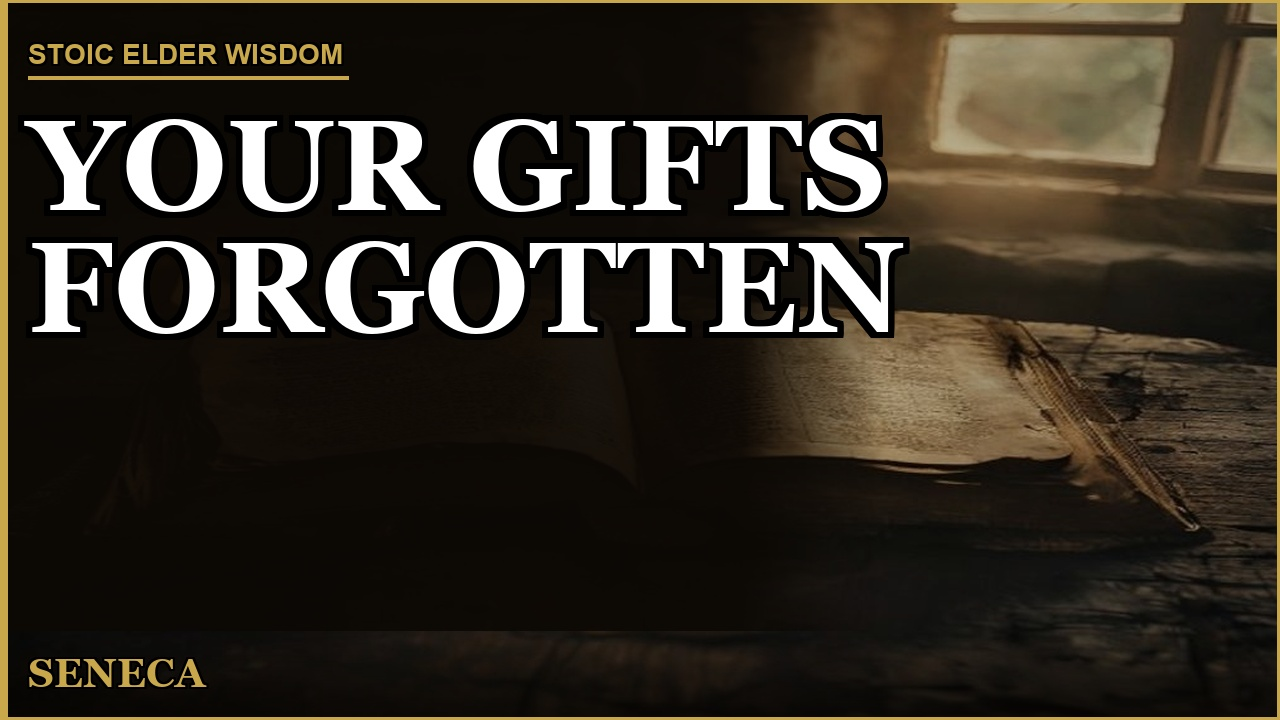
#> input picture output/thumbnails/01_main.jpg, 1280 x 720 px, given as the content of the folder generated_images, which was not available
$ python generate_thumbnail.py
#> lines starting #> are read from the running program, lines starting #| are printed output that depends on the picture; pictures that were not available may be replaced by others from this repository, and a replacement may not be noted
#> (reads output/thumbnail_configs.json from the repository)
"""
generate_thumbnail.py — StoicElderWisdom
Generates 3 thumbnail variants. Aesthetic: warm dark book cover.
- Deep charcoal / navy / forest green background
- Gold serif text (#C9A84C)
- Dignified, unhurried — like the cover of a book you'd trust
- 1280x720 (YouTube standard)
"""
import json
from pathlib import Path
from PIL import Image, ImageDraw, ImageFont, ImageFilter, ImageEnhance

OUTPUT_DIR   = Path("output/thumbnails")
IMAGES_DIR   = Path("generated_images")
OUTPUT_DIR.mkdir(parents=True, exist_ok=True)

W, H   = 1280, 720
GOLD   = (201, 168, 76)
CREAM  = (220, 210, 190)
WHITE  = (255, 255, 255)

# Fallback thumbnail configs if output/thumbnail_configs.json not present
THUMBNAILS = [
    {
        "id":         "01_main",
        "bg_image":   "01_older_man_window_golden.jpg",
        "top_text":   "STOICELDERW ISDOM",
        "main_text":  "AT PEACE\nNOW",
        "sub_text":   "MARCUS AURELIUS",
        "top_color":  GOLD,
        "main_color": GOLD,
        "sub_color":  CREAM,
    },
    {
        "id":         "02_alt",
        "bg_image":   "07_ancient_stone_ruins_sunrise.jpg",
        "top_text":   "STOICELDERW ISDOM",
        "main_text":  "LET IT\nGO",
        "sub_text":   "SENECA",
        "top_color":  GOLD,
        "main_color": GOLD,
        "sub_color":  CREAM,
    },
    {
        "id":         "03_alt",
        "bg_image":   "12_older_man_alone_bench_park.jpg",
        "top_text":   "STOICELDERW ISDOM",
        "main_text":  "STILL\nENOUGH",
        "sub_text":   "EPICTETUS",
        "top_color":  GOLD,
        "main_color": GOLD,
        "sub_color":  CREAM,
    },
]


def load_serif_font(size: int) -> ImageFont.FreeTypeFont:
    """Load a serif font — Georgia Bold preferred, Times New Roman fallback."""
    candidates = [
        "C:/Windows/Fonts/georgiab.ttf",   # Georgia Bold
        "C:/Windows/Fonts/georgia.ttf",    # Georgia Regular
        "C:/Windows/Fonts/timesbd.ttf",    # Times New Roman Bold
        "C:/Windows/Fonts/times.ttf",      # Times New Roman
        "C:/Windows/Fonts/cambriab.ttf",   # Cambria Bold
        "C:/Windows/Fonts/cambria.ttf",
        "C:/Windows/Fonts/arialbd.ttf",    # Last resort
    ]
    for path in candidates:
        try:
            return ImageFont.truetype(path, size)
        except Exception:
            continue
    return ImageFont.load_default()


def load_sans_font(size: int) -> ImageFont.FreeTypeFont:
    """Small sans for channel name label."""
    candidates = [
        "C:/Windows/Fonts/arialbd.ttf",
        "C:/Windows/Fonts/arial.ttf",
        "C:/Windows/Fonts/calibrib.ttf",
    ]
    for path in candidates:
        try:
            return ImageFont.truetype(path, size)
        except Exception:
            continue
    return ImageFont.load_default()


def apply_warm_dark_overlay(img: Image.Image) -> Image.Image:
    """Darken the image and add a warm dark vignette suitable for text overlay."""
    img = img.convert("RGB")

    # Desaturate slightly for that warm film look
    enhancer = ImageEnhance.Color(img)
    img = enhancer.enhance(0.80)

    # Darken overall — keep enough brightness so the image reads on mobile
    enhancer = ImageEnhance.Brightness(img)
    img = enhancer.enhance(0.68)

    # Warm dark gradient from left (where text lives)
    overlay = Image.new("RGBA", img.size, (0, 0, 0, 0))
    draw    = ImageDraw.Draw(overlay)

    # Heavy dark band on the left half for text legibility
    for i in range(img.width // 2 + 100):
        alpha = int(200 * (1 - i / (img.width // 2 + 100)))
        draw.rectangle([i, 0, i + 1, img.height], fill=(10, 5, 0, alpha))

    # Dark bottom strip
    for i in range(img.height // 4):
        alpha = int(160 * (1 - i / (img.height // 4)))
        y = img.height - i
        draw.rectangle([0, y, img.width, y + 1], fill=(10, 5, 0, alpha))

    return Image.alpha_composite(img.convert("RGBA"), overlay).convert("RGB")


def draw_text_with_stroke(
    draw: ImageDraw.ImageDraw,
    xy: tuple,
    text: str,
    font: ImageFont.FreeTypeFont,
    fill: tuple,
    stroke_width: int = 3,
    align: str = "left",
) -> None:
    x, y = xy
    sw = stroke_width
    for dx in range(-sw, sw + 1):
        for dy in range(-sw, sw + 1):
            if dx != 0 or dy != 0:
                draw.multiline_text((x + dx, y + dy), text, font=font,
                                    fill=(0, 0, 0), align=align)
    draw.multiline_text((x, y), text, font=font, fill=fill, align=align)


def make_thumbnail(cfg: dict) -> None:
    bg_path = IMAGES_DIR / cfg["bg_image"]

    if not bg_path.exists():
        available = sorted(IMAGES_DIR.glob("*.jpg"))
        if not available:
            print(f"  No images found - skipping {cfg['id']}")
            return
        bg_path = available[0]
        print(f"  bg image missing, using fallback: {bg_path.name}")

    # ── Load & crop to 1280x720 ────────────────────────────────────────────────
    img = Image.open(bg_path).convert("RGB")
#> img is the input picture: PIL image 1280x720 RGB; mean R, G, B 52.6, 46.1, 35.9
    img_ratio    = img.width / img.height
#> img_ratio = 1.78
    target_ratio = W / H
    if img_ratio > target_ratio:
        new_h = H
        new_w = int(img.width * H / img.height)
    else:
        new_w = W
        new_h = int(img.height * W / img.width)
#> new_h = 720
    img  = img.resize((new_w, new_h), Image.LANCZOS)
    left = (new_w - W) // 2
    top  = (new_h - H) // 2
#> top = 0
    img  = img.crop((left, top, left + W, top + H))

    # ── Brighten image overall — let the scene breathe ─────────────────────────
    img = ImageEnhance.Color(img).enhance(0.85)
    img = ImageEnhance.Brightness(img).enhance(0.75)
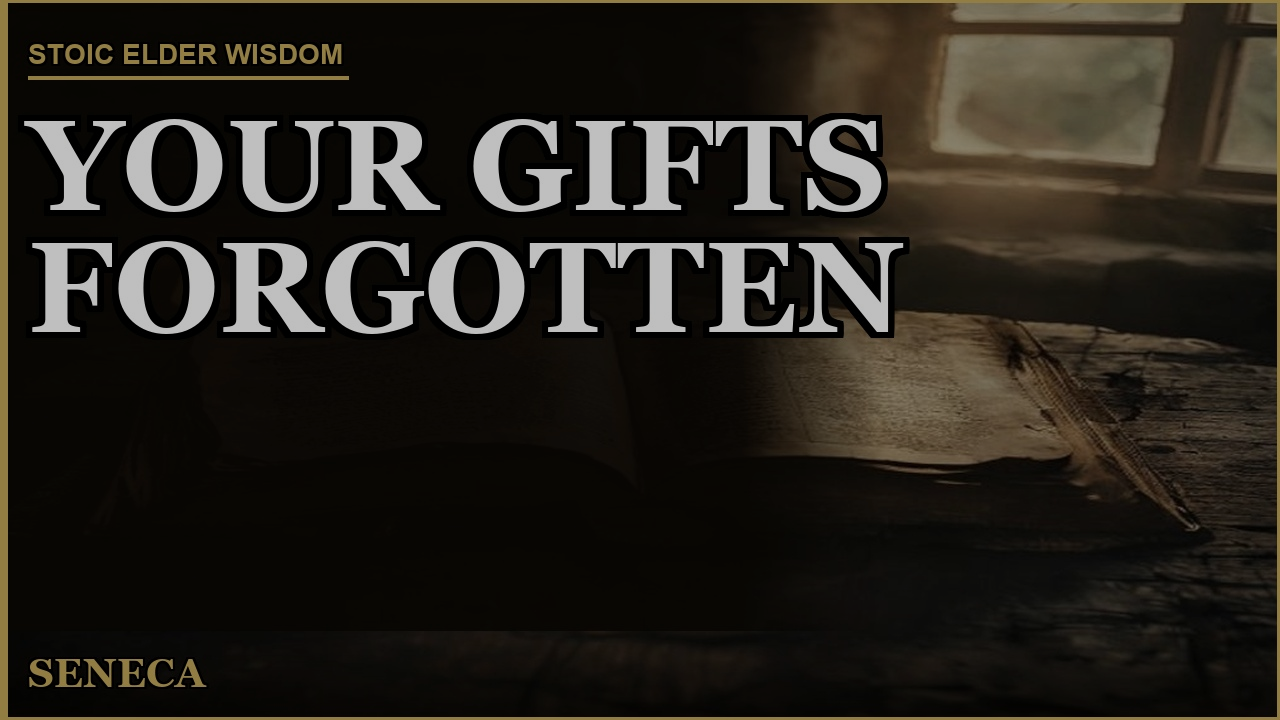
#> img: PIL image 1280x720 RGB; mean R, G, B 38.2, 34.1, 27.5
    img = img.convert("RGBA")
#> img: PIL image 1280x720 RGBA

    # ── Split-panel overlay: solid dark LEFT panel, fade to transparent RIGHT ──
    # Left 52% = solid dark (text lives here), right side = image shows through
    panel_w   = int(W * 0.58)
    panel     = Image.new("RGBA", img.size, (0, 0, 0, 0))
#> panel: PIL image 1280x720 RGBA; every value is 0
    panel_draw = ImageDraw.Draw(panel)

    # Solid dark block covering left panel
    panel_draw.rectangle([0, 0, panel_w, H], fill=(12, 8, 4, 235))

    # Soft gradient fade from panel edge to transparent (blend zone)
    fade_w = 140
    for i in range(fade_w):
        alpha = int(235 * (1 - i / fade_w))
        panel_draw.rectangle([panel_w + i, 0, panel_w + i + 1, H],
                              fill=(12, 8, 4, alpha))

    # Dark strip at very bottom across full width (holds philosopher name)
    for i in range(90):
        alpha = int(210 * (1 - i / 90))
        y = H - i
        panel_draw.rectangle([0, y, W, y + 1], fill=(8, 5, 2, alpha))

    img = Image.alpha_composite(img, panel).convert("RGB")
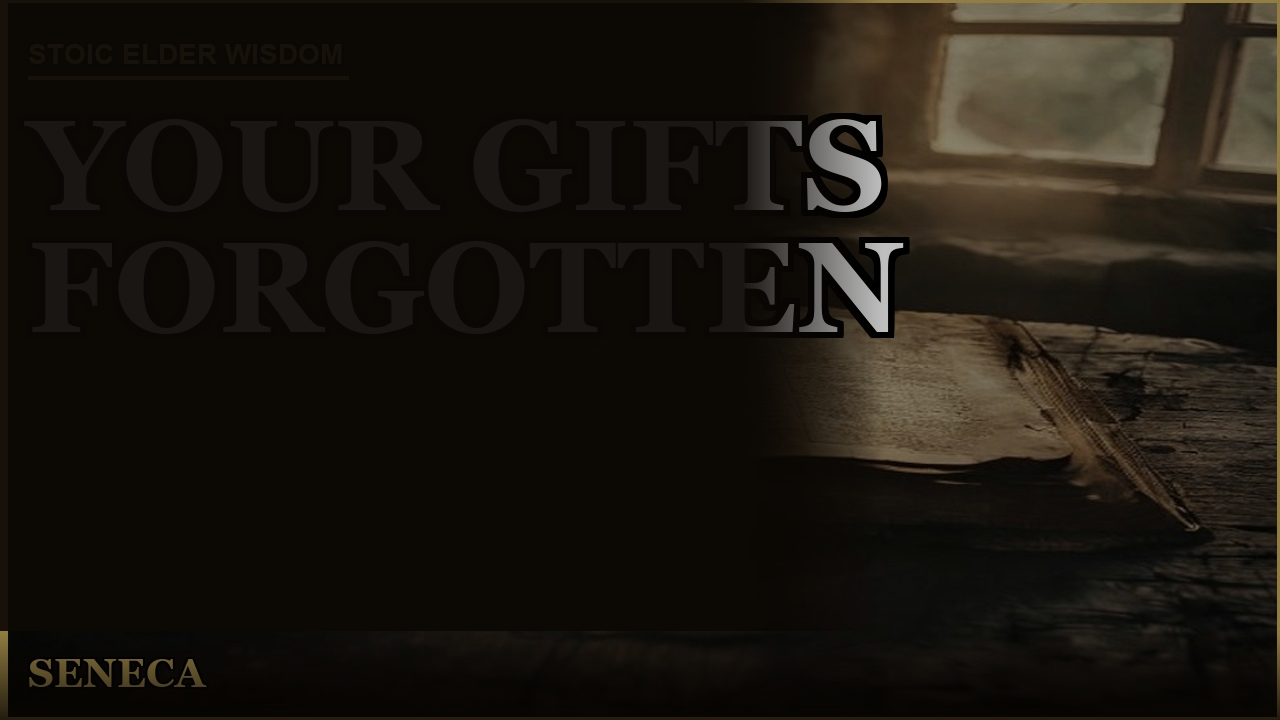
#> img: PIL image 1280x720 RGB; mean R, G, B 27, 22, 15.7

    # ── Gold accent stripe on left edge ───────────────────────────────────────
    draw = ImageDraw.Draw(img)
    draw.rectangle([0, 0, 7, H], fill=tuple(cfg["top_color"]))

    # ── Fonts ──────────────────────────────────────────────────────────────────
    font_top  = load_sans_font(28)
    font_main = load_serif_font(128)
    font_sub  = load_serif_font(40)

    x = 28   # left margin (after gold stripe)

    # Channel name — gold, small caps feel
    draw_text_with_stroke(draw, (x, 38), cfg["top_text"],
                          font_top, tuple(cfg["top_color"]), stroke_width=2)

    # Thin gold rule under channel name
    draw.rectangle([x, 76, x + 320, 79], fill=tuple(cfg["top_color"]))

    # MAIN TEXT — large white serif, maximum impact
    draw_text_with_stroke(draw, (x, 92), cfg["main_text"],
                          font_main, (255, 255, 255), stroke_width=6)

    # Philosopher name — gold, bottom left
    draw_text_with_stroke(draw, (x, H - 70), cfg["sub_text"],
                          font_sub, tuple(cfg["top_color"]), stroke_width=2)

    # ── Thin gold border frame around entire thumbnail ─────────────────────────
    draw.rectangle([0, 0, W - 1, H - 1], outline=tuple(cfg["top_color"]), width=3)

    out_path = OUTPUT_DIR / f"{cfg['id']}.jpg"
    img.save(out_path, "JPEG", quality=95)
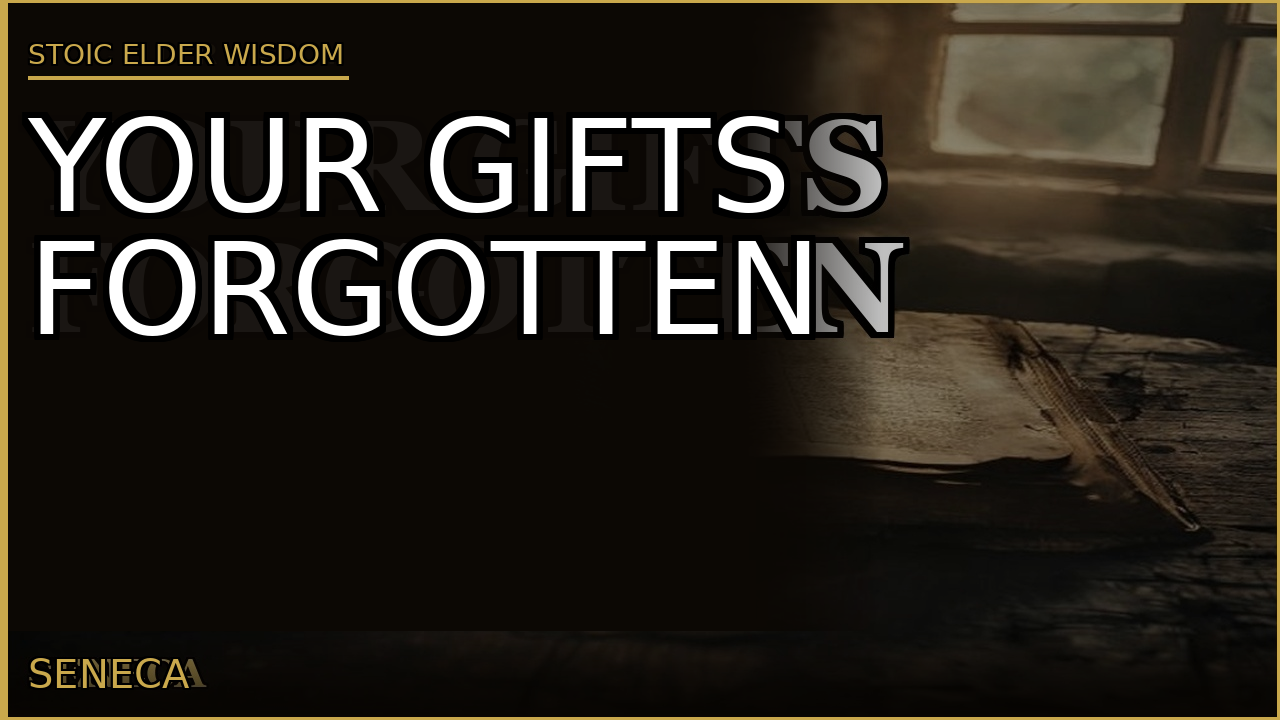
#> saved as 01_main.jpg: PIL image 1280x720 RGB; mean R, G, B 40.6, 35.5, 27.9
    print(f"  Saved: {out_path}")


def main():
    thumbnails = THUMBNAILS
    cfg_file   = Path("output/thumbnail_configs.json")
    if cfg_file.exists():
        raw        = json.loads(cfg_file.read_text(encoding="utf-8"))
        thumbnails = [
            {**t,
             "top_color":  tuple(t["top_color"]),
             "main_color": tuple(t["main_color"]),
             "sub_color":  tuple(t["sub_color"])}
            for t in raw
        ]
        print(f"Loaded {len(thumbnails)} thumbnail configs from output/thumbnail_configs.json")

    print(f"Generating {len(thumbnails)} thumbnails -> {OUTPUT_DIR}/\n")
    for cfg in thumbnails:
        print(f"Thumbnail: {cfg['id']}")
        make_thumbnail(cfg)
    print("\nDone.")


if __name__ == "__main__":
    main()
